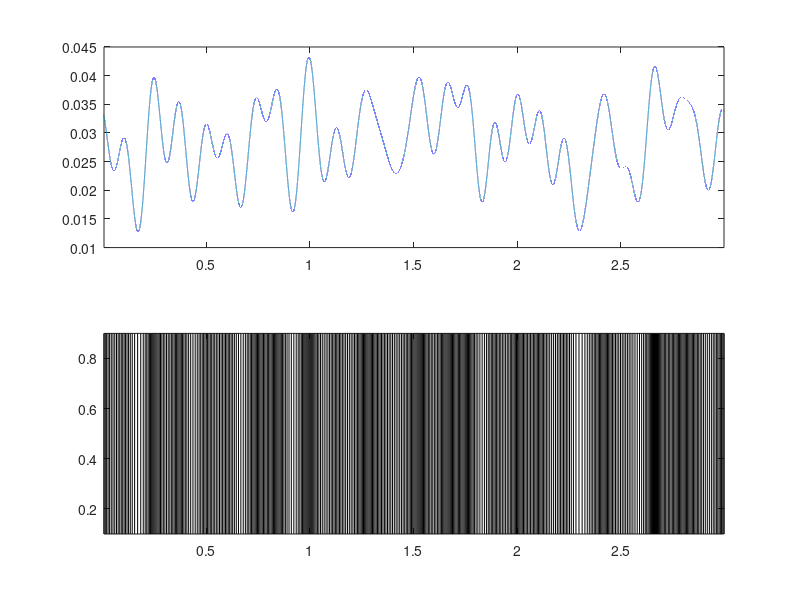

The MATLAB source for this figure: (Note: this script raises an error after producing the figure.)
% Generate band limited Gaussian noise

randn('seed', 20110720); rand('seed', 20110720);

nT = 3e5; % Number of time steps
samplingFreq = 1e5;
power = 0.2; % signal power per bin
bias = 3e-2; % bias current per time bin
tr = (1:nT) / samplingFreq; % time range
T = tr(end);

bandLimit = 10;
nSamplesNyquistLimit = bandLimit / samplingFreq * nT;
threshold = 20;

%% First generate white Gaussian noise
x = sqrt(power) * randn(nT, 1) + bias;

subplot(2,1,1); plot(x);
subplot(2,1,2); plot(abs(fftshift(fft(x))));
drawnow;

%% Low-pass filtering with Fourier transform
xf = fft(x);
cutOffBin = ceil(nT / samplingFreq * bandLimit);
xf(cutOffBin:end-cutOffBin+2) = 0;
blx = ifft(xf); % band limited x

subplot(2,1,1); plot(tr, blx);
subplot(2,1,2); plot(abs(fftshift(fft(blx))));
drawnow;

%% Generate spikes
cx = cumsum(blx);
%subplot(2,1,1); plot(tr, cx);
drawnow;
subplot(2,1,2); cla;
currentThreshold = threshold;
st = [];
for t = 1:nT
    if cx(t) >= currentThreshold;
	st(end+1) = t;
	currentThreshold = currentThreshold + threshold;
    end
end
st = st / samplingFreq;
fprintf('Number of spikes generated %d vs Nyquist limit %d\n', length(st), nSamplesNyquistLimit);
st = st(:)';
line([st; st], [0; 1]*ones(size(st)) + [0.1; -0.1]*ones(size(st)), 'Color', 'k');
linkaxes([subplot(2,1,1) subplot(2,1,2)], 'x');
axis tight

subsampleInterval = [1/5 3/5] * T;
nSubsample = 200;
[subsamples, targets, sts, temporalWindow] = timeSeriesRandomSample(blx, st, samplingFreq, nSubsample, subsampleInterval, true);
x = sts;
y = targets;

subplot(2,1,1);
cla
hold all;
plot(tr, blx);
plot(subsamples, targets, 'o');
line(subsamples(1) + [-temporalWindow 0], min(blx) * [1 1], 'LineWidth', 3, 'COlor', [4 4 4]/5);

subsampleInterval = [3/5 5/5] * T;
nSubsample = 200;
[subsamples, targets, sts, temporalWindow] = timeSeriesRandomSample(blx, st, samplingFreq, nSubsample, subsampleInterval, false);
x2 = sts;
y2 = targets;
